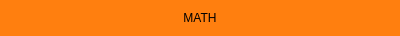
<?xml version="1.0" encoding="UTF-8"?>
<ui version="4.0">
 <class>MathBlock_Shelf</class>
 <widget class="CBBaseBlock" name="MathBlock_Shelf">
  <property name="geometry">
   <rect>
    <x>0</x>
    <y>0</y>
    <width>400</width>
    <height>32</height>
   </rect>
  </property>
  <property name="windowTitle">
   <string>MathBlock_Shelf</string>
  </property>
  <layout class="QHBoxLayout" name="horizontalLayout">
   <property name="leftMargin">
    <number>0</number>
   </property>
   <property name="topMargin">
    <number>0</number>
   </property>
   <property name="rightMargin">
    <number>0</number>
   </property>
   <property name="bottomMargin">
    <number>0</number>
   </property>
   <item>
    <widget class="QWidget" name="widget" native="true">
     <property name="styleSheet">
      <string notr="true">background-color: rgb(255, 127, 15);</string>
     </property>
     <layout class="QHBoxLayout" name="horizontalLayout_2">
      <item>
       <widget class="QLabel" name="label">
        <property name="text">
         <string>MATH</string>
        </property>
        <property name="alignment">
         <set>Qt::AlignCenter</set>
        </property>
       </widget>
      </item>
     </layout>
    </widget>
   </item>
  </layout>
 </widget>
 <layoutdefault spacing="6" margin="11"/>
 <customwidgets>
  <customwidget>
   <class>CBBaseBlock</class>
   <extends>QWidget</extends>
   <header>cbbaseblock.h</header>
   <container>1</container>
  </customwidget>
 </customwidgets>
 <resources/>
 <connections/>
</ui>
